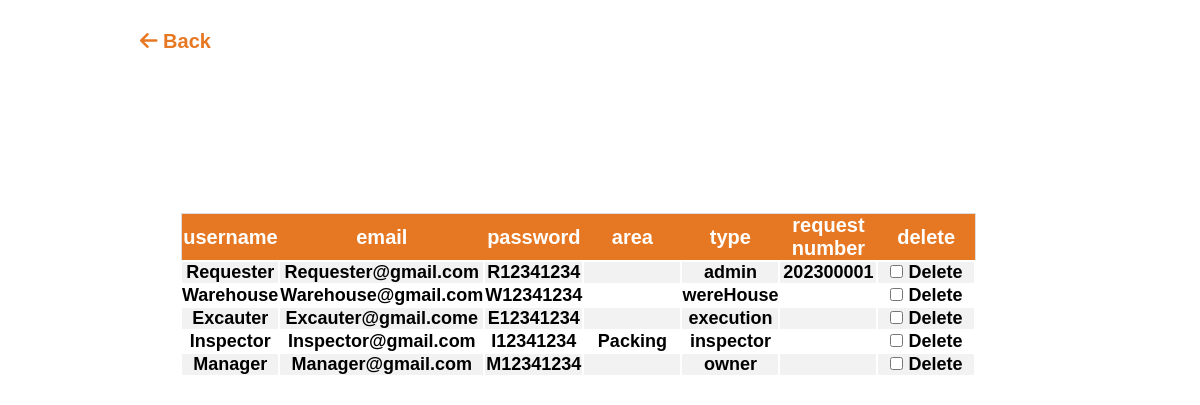
Before: /allUsers.php (signed in) with the older database file.
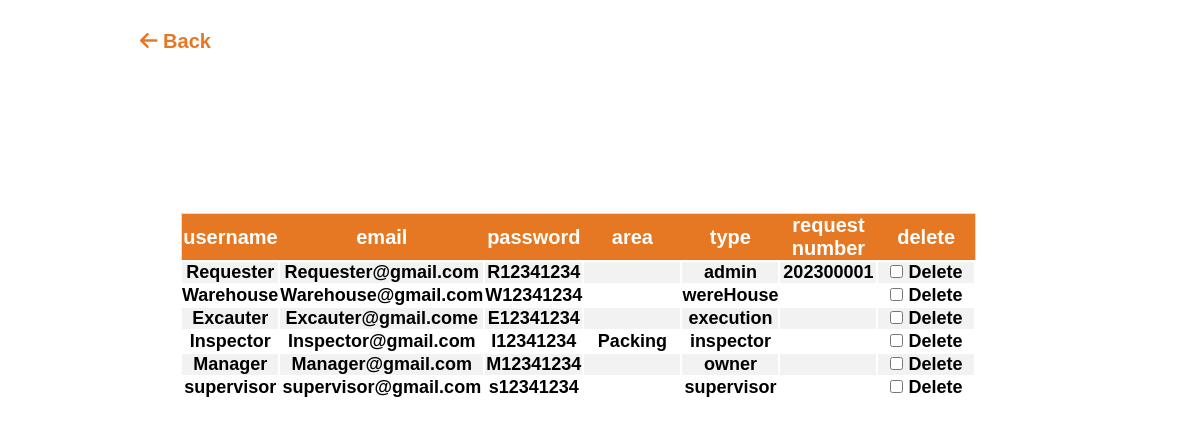
After: the same page with the newer database file.
### tables this page shows
CREATE TABLE `users` (
  `id` int(50) NOT NULL,
  `token` varchar(255) NOT NULL,
  `username` varchar(255) NOT NULL,
  `email` varchar(255) NOT NULL,
  `password` varchar(255) NOT NULL,
  `area` varchar(255) NOT NULL,
  `type` varchar(30) NOT NULL,
  `requestNum` varchar(255) NOT NULL,
  `main` varchar(5) NOT NULL DEFAULT 'no'
);

CREATE TABLE `area` (
  `id` int(11) NOT NULL,
  `number` varchar(255) NOT NULL,
  `name` varchar(255) NOT NULL
);

### includes/classes/Account.php (called while the page is built, shortened)
<?php
class Account
{
    private $con;
    public function __construct($con)
    {
        $this->con = $con;
    }
    public function getAccountDetails($em, $name = false, $password = false, $area = false, $type = false, $requestNum = false)
    {
        $query = $this->con->prepare("SELECT * FROM users WHERE email = :em");
        $query->bindValue(':em', $em);
        $query->execute();
        $row = $query->fetch(PDO::FETCH_ASSOC);
        if ($type) {
            return $row["type"];
        }
    }
    public function getAllAccounts()
    {
        $query = $this->con->prepare("SELECT * FROM users ");
        $query->execute();
        $rows = array();
        while ($row = $query->fetch(PDO::FETCH_ASSOC)) {
            $rows[] = $row;
        }
        return $rows;
    }
}
?>

### includes/classes/Area.php (called while the page is built, shortened)
<?php
class Area
{
    private $con;
    public function __construct($con)
    {
        $this->con = $con;
    }
    public function getAreaName($ai)
    {
        $query = $this->con->prepare("SELECT * FROM area Where number =:ai");
        $query->bindValue(":ai", $ai);
        $query->execute();
        $html = "";
        while ($row = $query->fetch(PDO::FETCH_ASSOC)) {
            $areaName = $row["name"];
            $html = $areaName;
        }
        return $html;
    }
}
?>

### includes/classes/Powers.php (called while the page is built, shortened)
<?php
class Powers
{
    public static function owner($account, $userEmail)
    {
        $type = $account->getAccountDetails($userEmail, null, null, null, true);
    }
}
?>

### allUsers.php (the view, shortened to what this page needs)
<?php
include_once('includes/classes/Account.php');
include_once('includes/classes/Powers.php');
include_once('includes/classes/Area.php');
$userEmail = $_COOKIE["email"];
$account = new Account($con);
Powers::owner($account, $userEmail);
$users = $account->getAllAccounts();
?>
<!DOCTYPE html>
<html lang="en">
<head>
        <link rel="stylesheet" href="dashboard.css">
</head>
<body>
<div>
        <a class="Back" href="ownerPage.php">
            <i class="fa-solid fa-arrow-left"></i> Back</a>
    </div>
<div class="wrappereq">
  <div class="login-container" id="login">
<div class="top">
<div style="overflow-x:auto;">
    <form method="POST" action="">
        <table class="alluser">
                <tr>
                    <th>username</th>
                    <th>email</th>
                    <th>password</th>
                    <th>area</th>
                    <th>type</th>
                    <th>request number</th>
                    <th>delete</th>
                </tr>
                <?php
                foreach ($users as $user) {
                    $area = new Area($con);
                    $areaName = $area->getAreaName($user["area"]);
                    echo '
                    <tr>
                        <td>' . $user["username"] . '</td>
                        <td>' . $user["email"] . '</td>
                        <td>' . $user["password"] . '</td>
                        <td>' . $areaName . '</td>
                        <td>' . $user["type"] . '</td>
                        <td>' . $user["requestNum"] . '</td>
                        <td><input type="checkbox" name="delete[]" value="' . $user["username"] . '"> Delete</td>
                        </tr>
                    ';
                }
                ?>
        </table>
    </form>
            </div>
</body>
</html>

Changed rows visible on the page:
added users: username "supervisor", email "supervisor@gmail.com", password "s12341234", type "supervisor"
